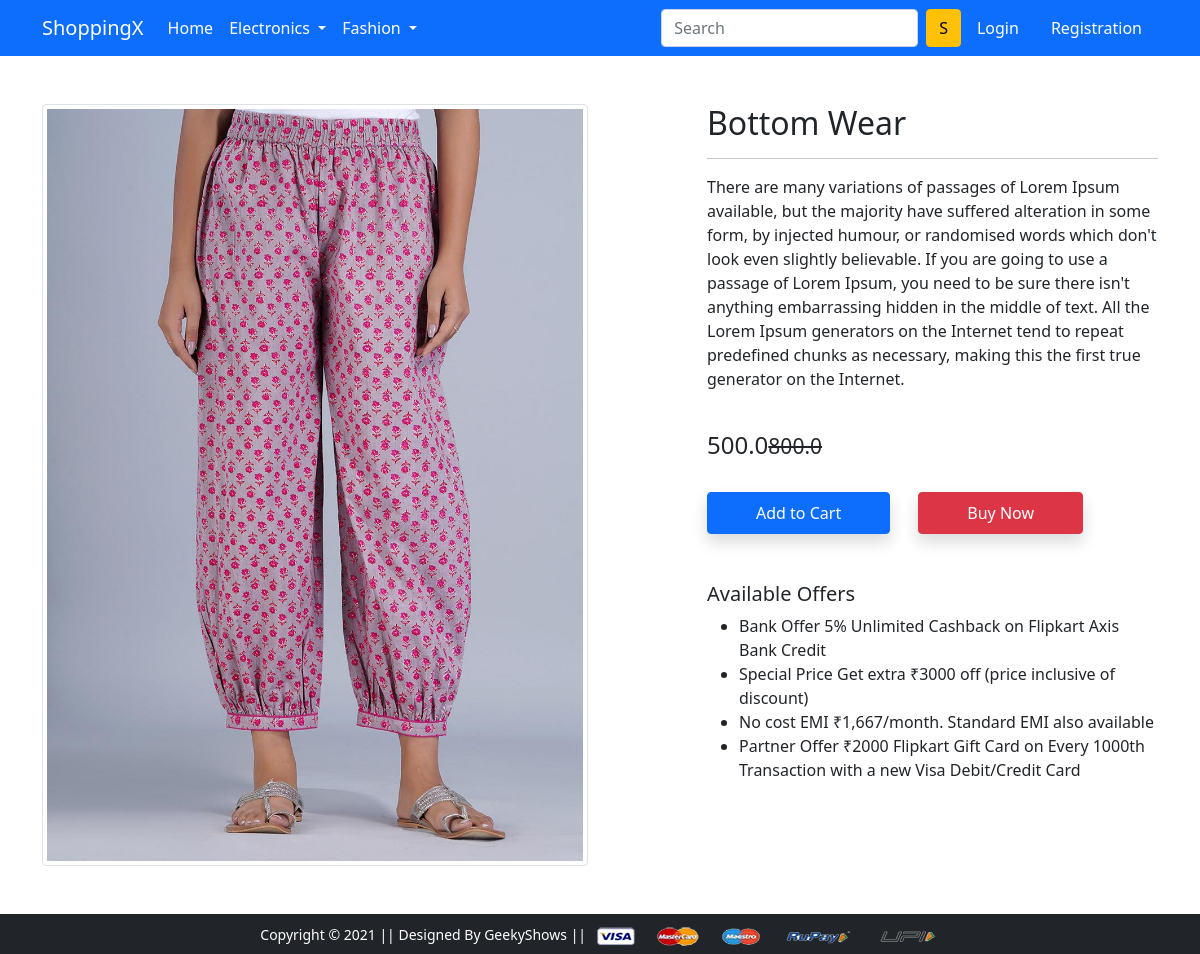
Screenshot of /product-detail/1 with the database file from the repository.
### app/models.py (models this page shows, shortened)
class Product(models.Model):
    title = models.CharField(max_length=100)
    selling_price = models.FloatField()
    discounted_price = models.FloatField()
    description = models.TextField()
    brand = models.CharField(choices = SELECT_BRAND, max_length=100)
    category = models.CharField(choices=CATEGORY_CHOICES, max_length=2)
    product_image = models.ImageField(upload_to='productimg')

### app/views.py (the view)
# urls.py: path('product-detail/<int:pk>', views.ProductDetailView.as_view(), name='product-detail'),
class ProductDetailView(View):
    def get(self, request, pk):
        product = Product.objects.get(pk=pk)
        item_already_in_cart = False
        if request.user.is_authenticated:
            item_already_in_cart = Cart.objects.filter(Q(product=product.id) & Q(user=request.user)).exists()
        return render(request, 'app/productdetail.html', {'product':product,'item_already_in_cart':item_already_in_cart})

### app/templates/app/productdetail.html (shortened to what this page needs)
{% extends 'app/base.html' %}
{% load static %}
{% block main-content %}
<div class="container my-5">
 <div class="row">
  <div class="col-sm-6 text-center align-self-center">
   <img src="{{product.product_image.url}}" alt="" class="img-fluid img-thumbnail">
  </div>
  <div class="col-sm-5 offset-sm-1">
   <h2>{{product.title}}</h2>
   <hr>
   <p>{{product.description}}</p> <br>
   <h4>{{product.discounted_price}}<small class="fw-light text-decoration-line-through">{{product.selling_price}}</small></h4> <br>
   {% if item_already_in_cart %}
     <a href="{% url 'show_cart' %}" class="btn btn-warning shadow px-5 py-2 ms-4">Go to Cart</a>
   {% else %}
     <form action="/add_to_cart" class="d-inline">
          <button type="submit" class="btn btn-primary shadow px-5 py-2">Add to Cart</button>
     </form>
   {% endif %}
   <a href="{% url 'checkout' %}" class="btn btn-danger shadow px-5 py-2 ms-4">Buy Now</a>
   <h5 class="mt-5">Available Offers</h5>
   <ul>
    <li>Bank Offer 5% Unlimited Cashback on Flipkart Axis Bank Credit</li>
    <li>Special Price Get extra ₹3000 off (price inclusive of discount)</li>
    <li>No cost EMI ₹1,667/month. Standard EMI also available</li>
    <li>Partner Offer ₹2000 Flipkart Gift Card on Every 1000th Transaction with a new Visa Debit/Credit Card</li>
   </ul>
  </div>
 </div>
</div>
{% endblock main-content %}

### rows the page displays
Product: product_image (picture), title "Bottom Wear", description "There are many variations of passages of Lorem Ipsum available, but the majority have suffered alteration in some form, by injected humour, or randomised words which don't look even slightly believable. If you are going to use a passage of Lorem Ipsum, you need to be sure there isn't anything embarrassing hidden in the middle of text. All the Lorem Ipsum generators on the Internet tend to repeat predefined chunks as necessary, making this the first true generator on the Internet.", discounted_price "500.0", selling_price "800.0"
